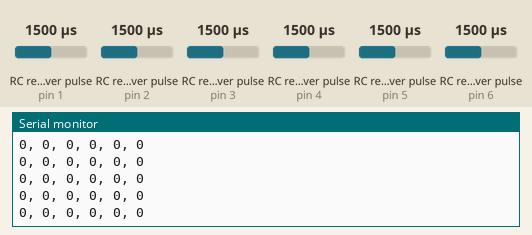
A sketch run on a simulated Arduino Uno, built with avr-gcc and run on an emulated ATmega328P. Parts: the last lines printed to the serial monitor. Wiring (inferred from the names in the program): 6 × RC receiver channel: data pin 1 / data pin 2 / data pin 3 / data pin 4 / data pin 5 / data pin 6. Inputs (shaded band) come from the test bench; at power-on: RC receiver pulse (sensors on pin 1, pin 2, pin 6, pin 3, pin 4, pin 5) 1500 µs.

Above: at 1.2 s.
1.3 s: RC receiver pulse (sensor on pin 1) set to 1020 µs
At 1.42 s:
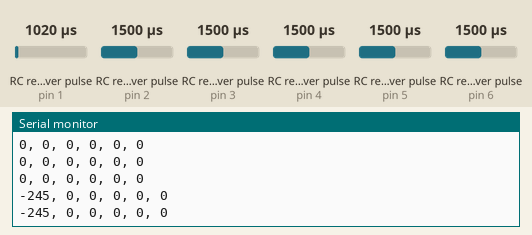
2.8 s: RC receiver pulse (sensor on pin 2) set to 1020 µs
At 2.82 s:
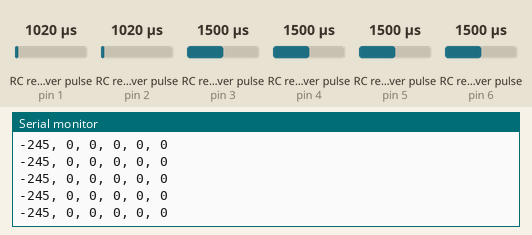
5.8 s: RC receiver pulse (sensor on pin 1) set to 1500 µs
At 5.82 s:
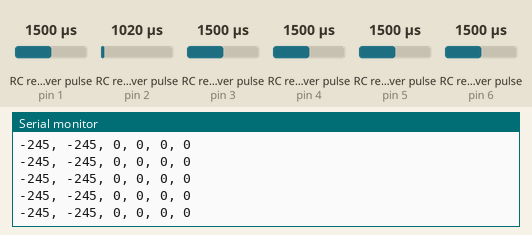
11.8 s: RC receiver pulse (sensor on pin 2) set to 1500 µs
At 11.82 s:
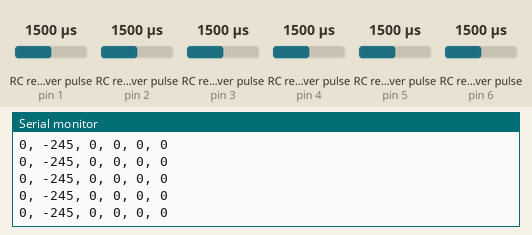

The sketch:

receiver_test.ino
```cpp
#define CH1 1
#define CH2 2
#define CH3 3
#define CH4 4
#define CH5 5
#define CH6 6

// Integers to represent values from sticks and pots
int ch1Value;
int ch2Value;
int ch3Value;
int ch4Value;
int ch5Value;

// Boolean to represent switch value
bool ch6Value;

// Read the number of a specified channel and convert to the range provided.
// If the channel is off, return the default value
int readChannel(int channelInput, int minLimit, int maxLimit, int defaultValue){
  int ch = pulseIn(channelInput, HIGH, 35000);
  if (ch < 100) return defaultValue;
  return map(ch, 1000, 2000, minLimit, maxLimit);
}

// Read the switch channel and return a boolean value
bool readSwitch(byte channelInput, bool defaultValue){
  int intDefaultValue = (defaultValue)? 100: 0;
  int ch = readChannel(channelInput, 0, 100, intDefaultValue);
  return (ch > 50);
}

void setup(){
  // Serial monitor
  Serial.begin(9600);

  // Define Inputs
  pinMode(CH1, INPUT);
  pinMode(CH2, INPUT);
  pinMode(CH3, INPUT);
  pinMode(CH4, INPUT);
  pinMode(CH5, INPUT);
  pinMode(CH6, INPUT);

}

void loop(){
  ch1Value = readChannel(CH1, -255, 255, 0);
  ch2Value = readChannel(CH2, -255, 255, 0);
  ch3Value = readChannel(CH3, -255, 255, 0);
  ch4Value = readChannel(CH4, -255, 255, 0);
  ch5Value = readSwitch(CH5, false);
  ch6Value = readSwitch(CH6, false);

Serial.print(ch1Value);
Serial.print(", ");
Serial.print(ch2Value);
Serial.print(", ");
Serial.print(ch3Value);
Serial.print(", ");
Serial.print(ch4Value);
Serial.print(", ");
Serial.print(ch5Value);
Serial.print(", ");
Serial.println(ch6Value);
  delay(10);

}
```

Measured:
- after the input at 1.3 s, the serial monitor: prints a new line after 0.05 s (image 1)
